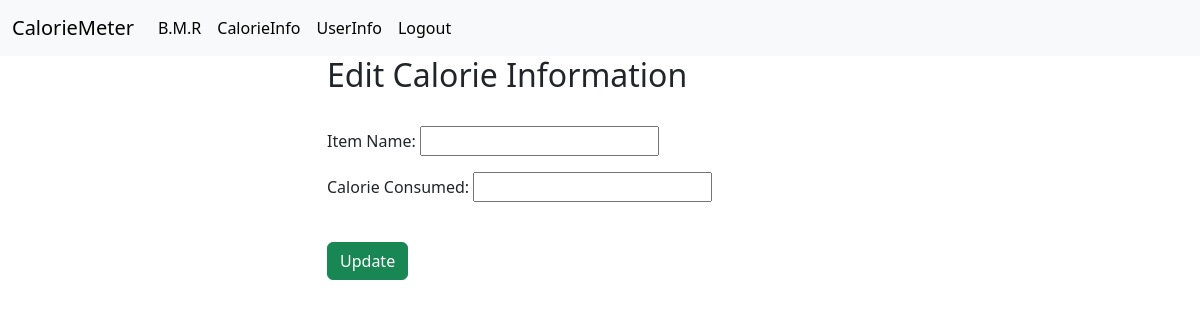
The page /editCalorieInfo/ (signed in) on the database as committed earlier.
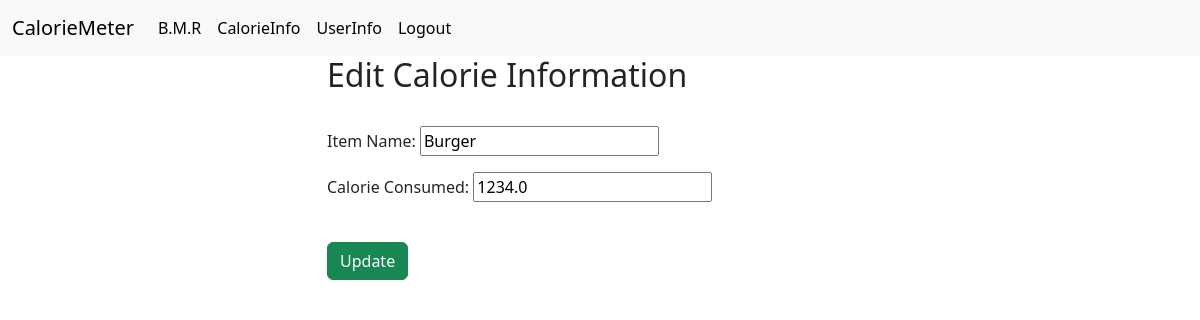
The same page on the database as committed later.
### myapp/models.py (models this page shows, shortened)
class CalorieInfo(models.Model):
    user = models.OneToOneField(CustomUser, on_delete=models.DO_NOTHING, related_name='calorieinfo')
    Item_Name = models.CharField(max_length=60,blank=True,null=True)
    Calorie_Consumed = models.FloatField(blank=True,null=True)

### myapp/views.py (the view)
# urls.py: path('editCalorieInfo/',editCalorieInfo,name='editCalorieInfo'),
@login_required
def editCalorieInfo(request):
    calorieInfo = request.user.calorieinfo
    if request.method == "POST":
            form = CalorieInfoForm(request.POST,instance=calorieInfo)
            if form.is_valid():
                form.save()
                return redirect('homepage')
    else:
        form = CalorieInfoForm(instance=calorieInfo)
    return render(request,'editCalorieInfo.html',{'form':form})

### myapp/forms.py
class CalorieInfoForm(forms.ModelForm):
    class Meta:
        model = CalorieInfo
        fields = ['Item_Name','Calorie_Consumed']

### templates/editCalorieInfo.html (shortened to what this page needs)
{% extends 'base.html' %}
{% block content %}
<div class="container container-center">
    <div class="row justify-content-center">
        <div class="col-md-6">
            <form method="POST">
                <h2>Edit Calorie Information</h2><br>
                {{form.as_p}}
                <br>
                <input class="btn btn-success" type="submit" value="Update">
            </form>
        </div>
    </div>
</div>
{% endblock %}

Rows that differ between the two databases and show on the page:
changed CalorieInfo: Item_Name (not shown) → "Burger"; Calorie_Consumed (not shown) → "1234.0"
